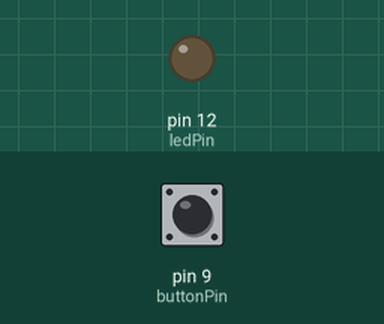
Simulated run of this sketch. Board: Arduino Leonardo, built with avr-gcc and run on an emulated ATmega32U4. Parts: output pins drawn as LEDs (lit = HIGH). Inputs (shaded band) come from the test bench; at power-on: pin 9 (buttonPin) HIGH. USB keyboard and mouse output is not drawn; what the sketch prints to the serial monitor is not drawn.

Above: at 3.2 s.
3.3 s: pin 9 (buttonPin) pulled LOW for 0.15 s
At 4.6 s:
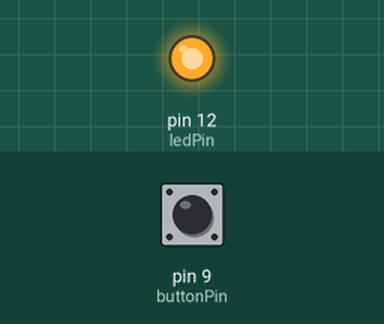
4.9 s: pin 9 (buttonPin) pulled LOW for 1 s
At 7.1 s:
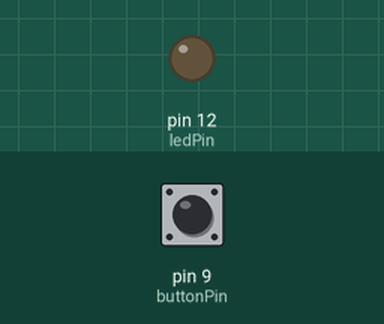
7.4 s: pin 9 (buttonPin) pulled LOW for 3.2 s
At 11.9 s:
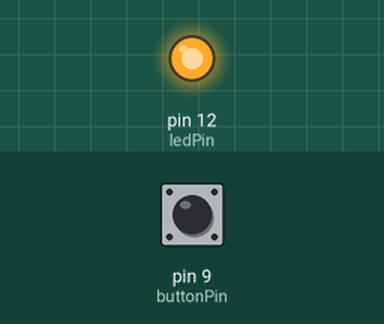
Timing chart, 0 to 13.4 s (numbered marks = the images above; inputs shaded):
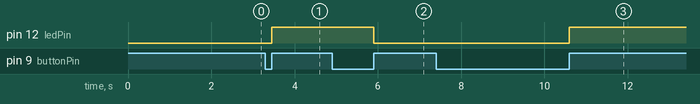

Measured:
- after the input at 3.3 s, pin 12 (ledPin): LOW → HIGH after 0.15 s
- after the input at 4.9 s, pin 12 (ledPin): HIGH → LOW after 1.0 s
- after the input at 7.4 s, pin 12 (ledPin): LOW → HIGH after 3.2 s

The sketch:

PushButton.ino
```cpp
#include <Keyboard.h>
// constants won't change. They're used here to set pin numbers:
const int buttonPin = 9;     // the number of the pushbutton pin
const int ledPin =  12;      // the number of the LED pin

// variables will change:
int buttonState = 0;         // variable for reading the pushbutton status
int buttonOldState = LOW;
int state = HIGH;
int counter = -1;
bool buttonIsPressed = false;
unsigned long time = 0;
unsigned long debounce = 200UL;

void setup() {
  delay(2000);
  // initialize the LED pin as an output:
  pinMode(ledPin, OUTPUT);
  // initialize the pushbutton pin as an input:
  pinMode(buttonPin, INPUT_PULLUP);
  Serial.begin(9600);
  Keyboard.begin();
}

void loop() {
  // read the state of the pushbutton value:
  buttonState = digitalRead(buttonPin);
  //Serial.println(buttonState);

  //    if(buttonState == LOW){
  //      if(buttonIsPressed) return;
  //      buttonIsPressed = true;
  //      Keyboard.press(' ');
  //      delay(5);
  //      Keyboard.releaseAll();
  //      digitalWrite(ledPin, HIGH);
  //    } else {
  //      buttonIsPressed = false;
  //      digitalWrite(ledPin, LOW);
  //    }

  //TOGGLE SWITCH
  Serial.println(counter);
  if (buttonState == HIGH && buttonOldState == LOW && millis() - time > debounce){
    if (state == HIGH){
      state = LOW;
      counter++;
    }else{
     state = HIGH;
     counter++;
    }

    time = millis();
  }

  digitalWrite(ledPin, state);

  buttonOldState = buttonState;
}
```
